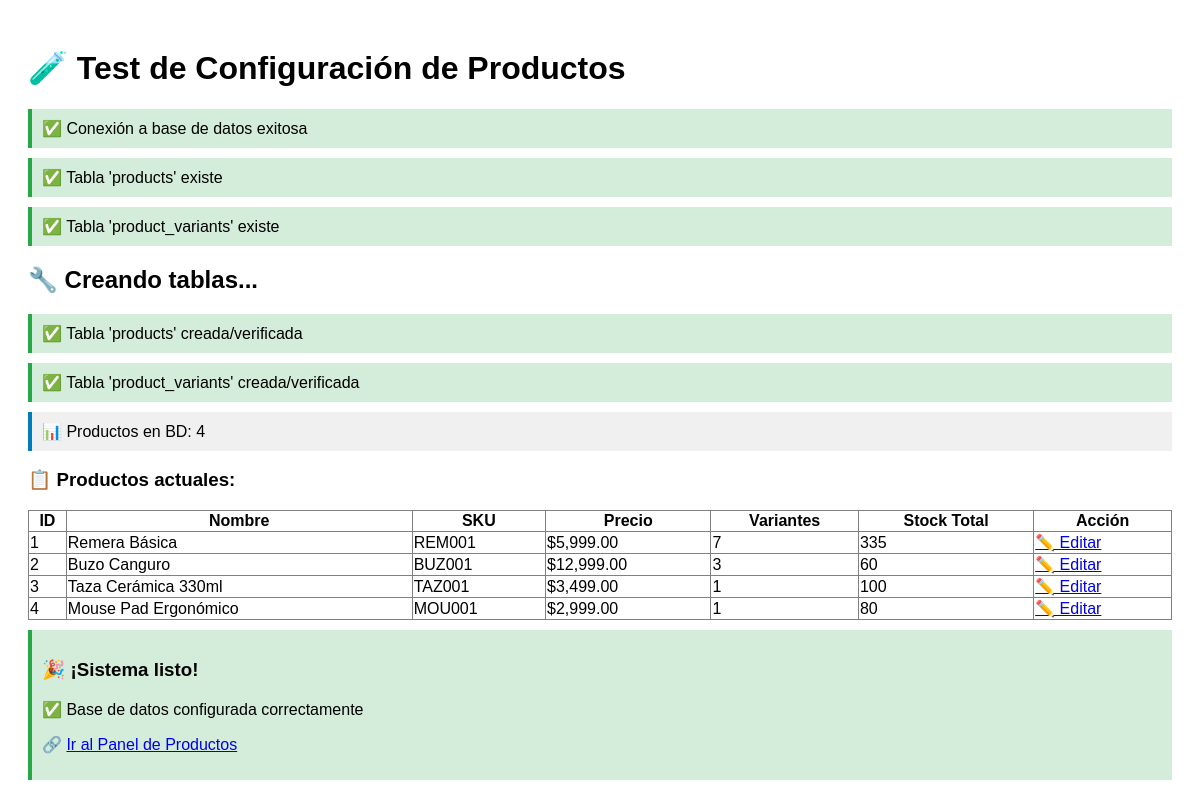
/test_products.php, run on the app's committed database.
### tables this page shows
CREATE TABLE IF NOT EXISTS products (
    id INT AUTO_INCREMENT PRIMARY KEY,
    name VARCHAR(255) NOT NULL,
    description TEXT,
    price DECIMAL(10, 2) NOT NULL,
    cost DECIMAL(10, 2) DEFAULT 0.00,
    sku VARCHAR(100) UNIQUE NOT NULL,
    main_image_url VARCHAR(255),
    category_id INT,
    created_at DATETIME DEFAULT CURRENT_TIMESTAMP,
    updated_at DATETIME DEFAULT CURRENT_TIMESTAMP ON UPDATE CURRENT_TIMESTAMP,
    FOREIGN KEY (category_id) REFERENCES categories(id) ON DELETE SET NULL
);

### test_products.php (the view, shortened to what this page needs)
<!DOCTYPE html>
<html lang="es">
<head>
</head>
<body>
    <h1>🧪 Test de Configuración de Productos</h1>
    <?php
    try {
        require_once 'config/database.php';
        echo "<div class='result success'>✅ Conexión a base de datos exitosa</div>";
        $tables = ['products', 'product_variants'];
        foreach ($tables as $table) {
            $stmt = $pdo->query("SHOW TABLES LIKE '$table'");
            if ($stmt->rowCount() > 0) {
                echo "<div class='result success'>✅ Tabla '$table' existe</div>";
            } else {
                echo "<div class='result error'>❌ Tabla '$table' no existe</div>";
            }
        }
        echo "<h2>🔧 Creando tablas...</h2>";
        $sql = "CREATE TABLE IF NOT EXISTS products (
            id INT AUTO_INCREMENT PRIMARY KEY,
            name VARCHAR(255) NOT NULL,
            description TEXT,
            price DECIMAL(10,2) NOT NULL DEFAULT 0.00,
            cost DECIMAL(10,2) DEFAULT 0.00,
            sku VARCHAR(100) UNIQUE,
            main_image_url VARCHAR(500),
            category_id INT,
            created_at TIMESTAMP DEFAULT CURRENT_TIMESTAMP,
            updated_at TIMESTAMP DEFAULT CURRENT_TIMESTAMP ON UPDATE CURRENT_TIMESTAMP
        )";
        $pdo->exec($sql);
        echo "<div class='result success'>✅ Tabla 'products' creada/verificada</div>";
        $sql = "CREATE TABLE IF NOT EXISTS product_variants (
            id INT AUTO_INCREMENT PRIMARY KEY,
            product_id INT NOT NULL,
            size VARCHAR(50),
            color VARCHAR(50),
            measure VARCHAR(50),
            stock INT NOT NULL DEFAULT 0,
            image_url VARCHAR(500),
            created_at TIMESTAMP DEFAULT CURRENT_TIMESTAMP,
            updated_at TIMESTAMP DEFAULT CURRENT_TIMESTAMP ON UPDATE CURRENT_TIMESTAMP,
            FOREIGN KEY (product_id) REFERENCES products(id) ON DELETE CASCADE
        )";
        $pdo->exec($sql);
        echo "<div class='result success'>✅ Tabla 'product_variants' creada/verificada</div>";
        $stmt = $pdo->query("SELECT COUNT(*) FROM products");
        $productCount = $stmt->fetchColumn();
        echo "<div class='result'>📊 Productos en BD: $productCount</div>";
        echo "<h3>📋 Productos actuales:</h3>";
        $stmt = $pdo->query("
            SELECT p.*, COUNT(pv.id) as variant_count, SUM(pv.stock) as total_stock
            FROM products p
            LEFT JOIN product_variants pv ON p.id = pv.product_id
            GROUP BY p.id
        ");
        $products = $stmt->fetchAll();
        if (empty($products)) {
            echo "<div class='result'>ℹ️ No hay productos en la base de datos</div>";
        } else {
            echo "<table border='1' style='width: 100%; border-collapse: collapse;'>";
            echo "<tr><th>ID</th><th>Nombre</th><th>SKU</th><th>Precio</th><th>Variantes</th><th>Stock Total</th><th>Acción</th></tr>";
            foreach ($products as $product) {
                echo "<tr>";
                echo "<td>{$product['id']}</td>";
                echo "<td>{$product['name']}</td>";
                echo "<td>{$product['sku']}</td>";
                echo "<td>$" . number_format($product['price'], 2) . "</td>";
                echo "<td>{$product['variant_count']}</td>";
                echo "<td>{$product['total_stock']}</td>";
                echo "<td><a href='admin/manage-products.php?edit={$product['id']}' target='_blank'>✏️ Editar</a></td>";
                echo "</tr>";
            }
            echo "</table>";
        }
        echo "<div class='result success'>";
        echo "<h3>🎉 ¡Sistema listo!</h3>";
        echo "<p>✅ Base de datos configurada correctamente</p>";
        echo "<p>🔗 <a href='admin/manage-products.php' target='_blank'>Ir al Panel de Productos</a></p>";
        echo "</div>";
    } catch (Exception $e) {
        echo "<div class='result error'>❌ Error: " . $e->getMessage() . "</div>";
    }
    ?>
</body>
</html>

### test_products.php (style rules this page uses)
body { font-family: Arial, sans-serif; padding: 20px; }
.result { background: #f0f0f0; padding: 10px; margin: 10px 0; border-left: 4px solid #007cba; }
.success { border-left-color: #28a745; background: #d4edda; }

### data on the page
products: id "1", name "Remera Básica", sku "REM001", price "5,999.00", variant_count "7", total_stock "335"
products: id "2", name "Buzo Canguro", sku "BUZ001", price "12,999.00", variant_count "3", total_stock "60"
products: id "3", name "Taza Cerámica 330ml", sku "TAZ001", price "3,499.00", variant_count "1", total_stock "100"
products: id "4", name "Mouse Pad Ergonómico", sku "MOU001", price "2,999.00", variant_count "1", total_stock "80"

### other printed values
$table "products"
$table "product_variants"
$productCount "4"
